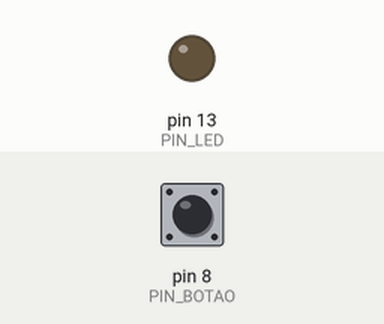
Bench run of a sketch on a simulated Arduino Uno, built with avr-gcc and run on an emulated ATmega328P. On the bench: output pins drawn as LEDs (lit = HIGH). Inputs (shaded band) come from the test bench; at power-on: pin 8 (PIN_BOTAO) LOW.

Above: at 1.2 s.
1.3 s: pin 8 (PIN_BOTAO) pulled HIGH for 0.15 s
At 1.37 s:
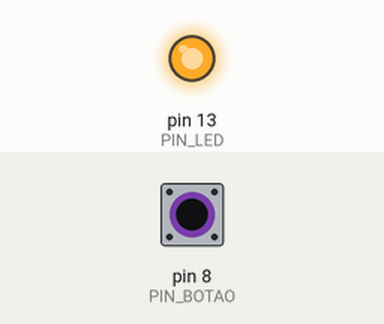
2.9 s: pin 8 (PIN_BOTAO) pulled HIGH for 3.2 s
At 7.3 s:
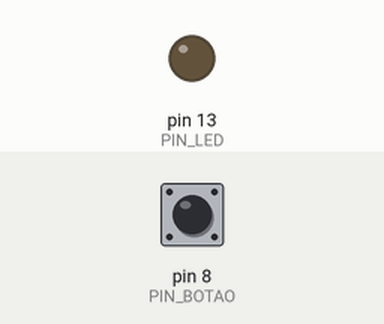
Timing chart, 0 to 8.8 s (numbered marks = the images above; inputs shaded):
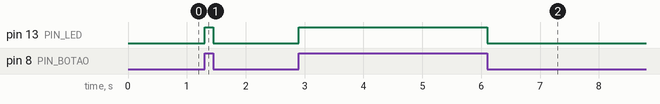

The sketch:

botao.ino
```cpp
int PIN_BOTAO = 8;
int PIN_LED = 13;

void setup() {
  pinMode(PIN_BOTAO, INPUT);
  pinMode(PIN_LED, OUTPUT);
}

void loop() {

/* Este bloco condicional foi substituido pela linha abaixo
 *
  if (digitalRead(PIN_BOTAO) == HIGH) {
    digitalWrite(PIN_LED, HIGH);
  } else {
    digitalWrite(PIN_LED, LOW);
  }
*/

  digitalWrite(PIN_LED, digitalRead(PIN_BOTAO));
}
```

Measured:
- after the input at 1.3 s, pin 13 (PIN_LED): LOW → HIGH at once, → LOW 0.15 s later
- after the input at 2.9 s, pin 13 (PIN_LED): LOW → HIGH at once, → LOW 3.2 s later
